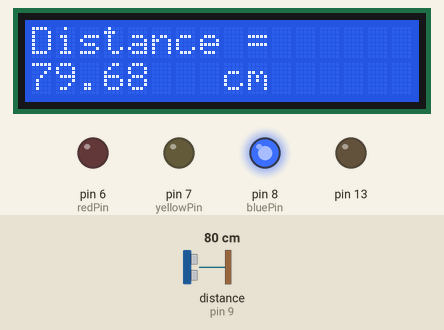
Bench run of a sketch on a simulated Arduino Uno, built with avr-gcc and run on an emulated ATmega328P. Shown: 16×2 character LCD, output pins drawn as LEDs (lit = HIGH). Wiring (inferred from the names in the program): ultrasonic range finder: trigger pin 10; echo pin 9. The test bench sets the inputs (shaded band); at power-on: distance to the obstacle (sensor on pin 9) 80 cm. The echo pulse lasts 58.3 µs per cm; pins used as bus, display or sensor lines are not drawn; what the sketch prints to the serial monitor is not drawn.

Above: at 1.2 s.
1.3 s: distance to the obstacle (sensor on pin 9) set to 35 cm
At 2.8 s:
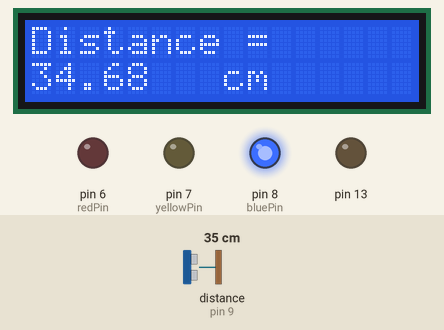
4.3 s: distance to the obstacle (sensor on pin 9) set to 2 cm
At 5.8 s:
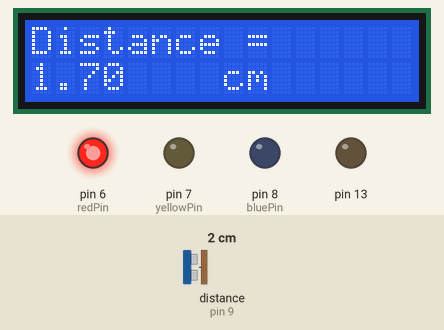
6.1 s: distance to the obstacle (sensor on pin 9) set to 9 cm
At 6.8 s:
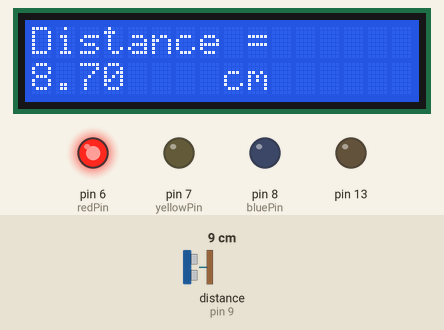
7.7 s: distance to the obstacle (sensor on pin 9) set to 12 cm
At 8.7 s:
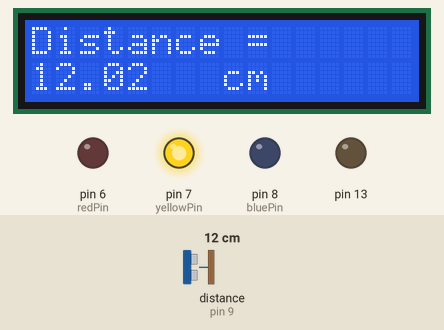
Timing chart, 0 to 10.6 s (numbered marks = the images above; inputs shaded):
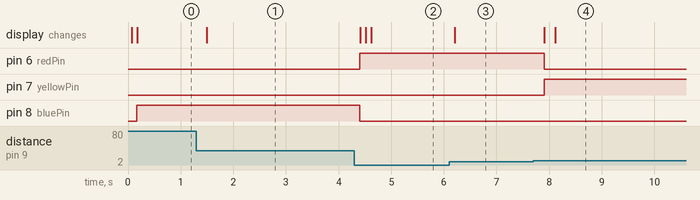

Measured:
- the behaviour switches between 10 and 11 cm on distance to the obstacle (sensor on pin 9) (found by bisection; images 3 and 4)
- after the input at 1.3 s, the display: changes after 0.20 s (image 1)
- after the input at 4.3 s, pin 6 (redPin): LOW → HIGH after 0.10 s; pin 8 (bluePin): HIGH → LOW after 0.10 s; the display: changes after 0.11 s (image 2)
- after the input at 6.1 s, the display: changes after 0.11 s (image 3)
- after the input at 7.7 s, pin 6 (redPin): HIGH → LOW after 0.20 s; pin 7 (yellowPin): LOW → HIGH after 0.20 s; the display: first changes after 0.21 s (image 4 shows a later state)

The sketch:

RadarRuler.ino
```cpp
#include <LiquidCrystal.h>

const int trigPin = 10;
const int echoPin = 9;

const int redPin = 6;
const int yellowPin = 7;
const int bluePin = 8;

String dis;

float distance;
long duration;

const int rs = 12, en = 11, d4 = 5, d5 = 4, d6 = 3, d7 = 2;
LiquidCrystal lcd(rs, en, d4, d5, d6, d7);

void setup() {
  pinMode(trigPin, OUTPUT);
  pinMode(echoPin, INPUT);
  Serial.begin(9600);
  Serial.print("woooww");
  pinMode(redPin, OUTPUT);
  pinMode(yellowPin, OUTPUT);
  pinMode(bluePin, OUTPUT);

  pinMode(2, INPUT);
  pinMode(A0,INPUT);
  pinMode(A1,INPUT);
  pinMode(13,HIGH);
  //Serial.begin(9600);
  lcd.begin(16, 2);

}

void loop() {

  digitalWrite(trigPin, LOW);

  delayMicroseconds(2);
  digitalWrite(trigPin, HIGH);
  delayMicroseconds(10);
  digitalWrite(trigPin, LOW);

  duration = pulseIn(echoPin, HIGH);
  distance = duration * 0.0343 / 2;

  lcd.setCursor(0, 0);
  lcd.print("Distance = ");

  delay(100);

  if(distance >= 30 && distance <=500){
    digitalWrite(redPin, LOW);
    digitalWrite(yellowPin, LOW);
    digitalWrite(bluePin, HIGH);
    lcd.setCursor(0, 1);
    lcd.print("                ");
    lcd.setCursor(0, 1);
    lcd.print(distance);
    lcd.setCursor(8, 1);
    lcd.print("cm");
  } else if(distance >= 10 && distance <= 30){
    digitalWrite(redPin, LOW);
    digitalWrite(yellowPin, HIGH);
    digitalWrite(bluePin, LOW);
    lcd.setCursor(0, 1);
    lcd.print("                ");
    lcd.setCursor(0, 1);
    lcd.print(distance);
    lcd.setCursor(8, 1);
    lcd.print("cm");
  } else if( distance <= 10){
    digitalWrite(redPin, HIGH);
    digitalWrite(yellowPin, LOW);
    digitalWrite(bluePin, LOW);
    lcd.setCursor(0, 1);
  lcd.print("                ");
    lcd.setCursor(0, 1);
    lcd.print(distance);
    lcd.setCursor(8, 1);
    lcd.print("cm");
  } else if(distance > 500){
    lcd.setCursor(0, 1);
    lcd.print("                ");
    lcd.setCursor(0, 1);
    lcd.print("Error");
    digitalWrite(redPin, LOW);
    digitalWrite(yellowPin, LOW);
    digitalWrite(bluePin, LOW);
  }

}
```
